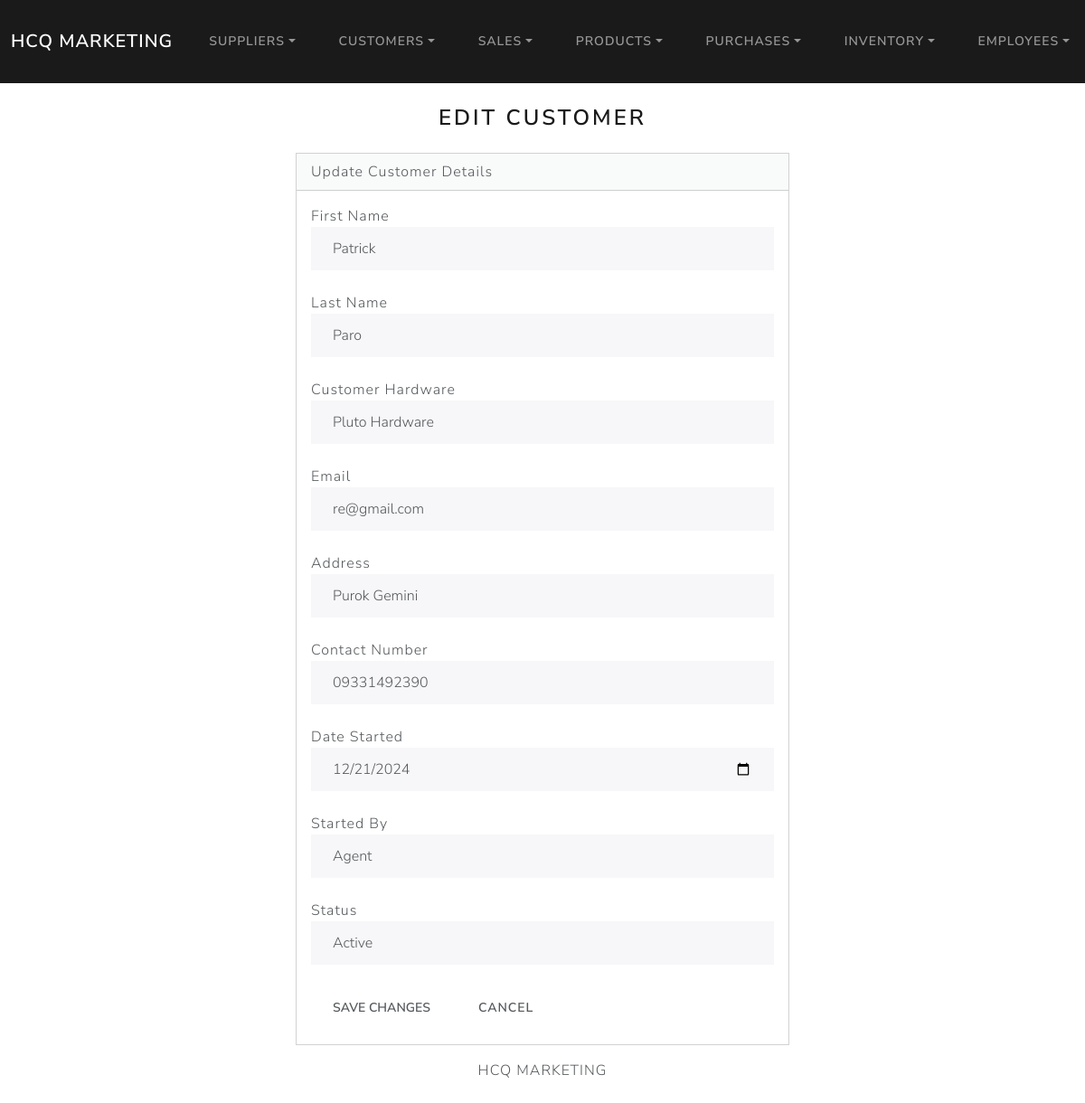
The app's page /customers/1/edit/ with its own data.
### customers/models.py (models this page shows, shortened)
class Customer(models.Model):
    CUSTOMER_START_BY = [
        ('Office', 'Office'),
        ('Agent', 'Agent'),
    ]
    Customer_Status = [
        ('Active', 'Active'),
        ('Inactive', 'Inactive'),
    ]
    first_name = models.CharField(max_length=50)
    last_name = models.CharField(max_length=50)
    customer_hardware = models.CharField(max_length=50)
    email = models.EmailField(max_length=100)
    address = models.CharField(max_length=100)
    contact_num = models.CharField(max_length=15)
    dateStart = models.DateField("Date Started")
    startBy = models.CharField(max_length=10, choices=CUSTOMER_START_BY)  # figure this out
    dateEdit = models.DateTimeField(default=timezone.now)
    status = models.CharField(max_length=20, choices=Customer_Status, default='Active')

### customers/views.py (the view)
# urls.py: path('customers/<int:id>/edit/', views.edit, name='customer_edit'),
def edit(request, id):
    customer = get_object_or_404(Customer, id=id)
    if request.method == "POST":
        form = CustomerForm(request.POST, instance=customer)
        if form.is_valid():
            form.save()
            return redirect('customers_index')
    else:
        form = CustomerForm(instance=customer)
    return render(request, 'customers/edit.html', {'form': form, 'customer': customer})

### customers/templates/customers/edit.html (shortened to what this page needs)
{% extends "base.html" %}
{% block body %}
<div class="container mt-4">
    <h3 class="text-center mb-4">Edit Customer</h3>
    <div class="row justify-content-center">
        <div class="col-6">
            <div class="card bg-secondary mb-3">
                <div class="card-header">Update Customer Details</div>
                <div class="card-body">
                    <form method="POST">
                        {% for item in form %}
                            <div class="fieldWrapper">
                                {{ item.label }} {{ item }}
                            </div>
                            <br>
                        {% endfor %}
                        <button type="submit" class="btn btn-add-save">Save Changes</button>
                        <a href="{% url 'customers_index' %}" class="btn btn-cancel">Cancel</a>
                    </form>
                </div>
            </div>
        </div>
    </div>
</div>
{% endblock %}

### records on screen
Customer: form "Patrick" "Paro" "Pluto Hardware" "re@gmail.com" "Purok Gemini" "09331492390" "12/21/2024" "Agent" "Active"

### other values on screen
{{ item.label }} "First Name" "Last Name" "Customer Hardware" "Email" "Address" "Contact Number" "Date Started" "Started By" "Status"
